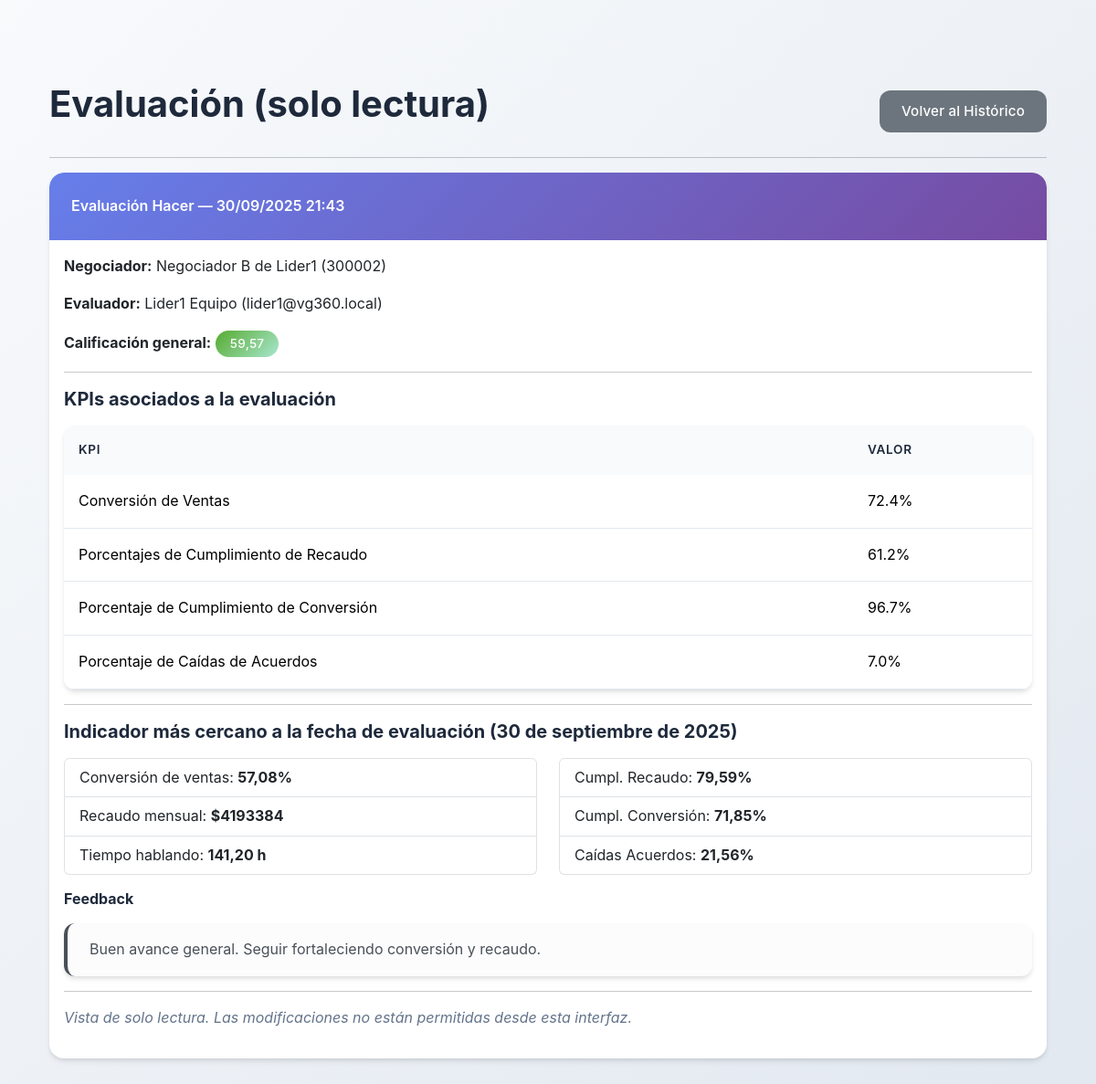
/administrativo/evaluation/2/ (signed in), run on the app's committed database.
### accounts/models.py (models this page shows, shortened)
class Evaluation(models.Model):
    negotiator = models.ForeignKey(Negotiator, on_delete=models.CASCADE, related_name='evaluations')
    evaluator = models.ForeignKey(User, on_delete=models.CASCADE, related_name='evaluations_made')
    date = models.DateTimeField(auto_now_add=True)
    overall_score = models.FloatField(default=0.0)
    feedback = models.TextField(blank=True)

class Negotiator(models.Model):
    leader = models.ForeignKey(
        User,
        on_delete=models.CASCADE,
        related_name='negotiators',
        limit_choices_to={'role': 'lider'}
    )
    name = models.CharField(max_length=255)
    cedula = models.CharField(max_length=12, unique=True)

class User(AbstractBaseUser, PermissionsMixin):
    cedula_validator = RegexValidator(
        regex=r'^\d{5,12}$',
        message='La cédula debe tener entre 5 y 12 dígitos numéricos.'
    )
    cedula = models.CharField(
        max_length=12,
        unique=True,
        validators=[cedula_validator],
        primary_key=True,
        help_text='Documento de identidad'
    )
    email = models.EmailField(max_length=255, unique=True)
    first_name = models.CharField(max_length=255, blank=True)
    last_name = models.CharField(max_length=255, blank=True)
    is_active = models.BooleanField(default=True)
    is_staff = models.BooleanField(default=False)
    ROLE_CHOICES = (
        ('lider', 'Líder'),
        ('administrativo', 'Administrativo'),
    )
    role = models.CharField(max_length=20, choices=ROLE_CHOICES, default='administrativo')
    objects = UserManager()
    USERNAME_FIELD = 'email'
    REQUIRED_FIELDS = ['cedula']

class KPI(models.Model):
    KPI_TYPE_CHOICES = [
        ('score', 'Puntuación (0-10)'),
        ('percentage', 'Porcentaje (0-100%)'),
        ('amount', 'Monto (pesos)'),
        ('hours', 'Horas'),
        ('count', 'Cantidad'),
    ]
    name = models.CharField(max_length=255)
    description = models.TextField(blank=True)
    kpi_type = models.CharField(max_length=20, choices=KPI_TYPE_CHOICES, default='score')
    min_value = models.FloatField(default=0.0, help_text='Valor mínimo permitido')
    max_value = models.FloatField(default=10.0, help_text='Valor máximo permitido')
    unit = models.CharField(max_length=20, blank=True, help_text='Unidad de medida (ej: %, $, horas)')
    def get_display_value(self, value):
        if self.kpi_type == 'percentage':
            return f"{value:.1f}%"
        elif self.kpi_type == 'amount':
            return f"${value:,.0f}"
        elif self.kpi_type == 'hours':
            return f"{value:.1f} horas"
        elif self.kpi_type == 'count':
            return f"{value:.0f}"
        else:  # score
            return f"{value:.1f}/10"

class NegotiatorIndicator(models.Model):
    negotiator = models.ForeignKey('Negotiator', on_delete=models.CASCADE, related_name='indicators')
    date = models.DateField()
    conversion_de_ventas = models.FloatField(default=0.0, help_text='Conversión de ventas (%)')
    recaudacion_mensual = models.FloatField(default=0.0, help_text='Recaudación mensual ($)')
    tiempo_hablando = models.FloatField(default=0.0, help_text='Tiempo hablando (horas)')
    porcentajes_cumplimiento_recaudo = models.FloatField(default=0.0, help_text='Porcentaje de cumplimiento de recaudo (%)')
    porcentaje_cumplimiento_conversion = models.FloatField(default=0.0, help_text='Porcentaje de cumplimiento de conversión (%)')
    porcentaje_caidas_acuerdos = models.FloatField(default=0.0, help_text='Porcentaje de caídas de acuerdos (%)')
    created_at = models.DateTimeField(auto_now_add=True)
    updated_at = models.DateTimeField(auto_now=True)
    class Meta:
        ordering = ['-date']
        unique_together = ('negotiator', 'date')

### accounts/views.py (the view)
# urls.py: path('administrativo/evaluation/<int:pk>/', views.admin_evaluation_detail, name='admin_evaluation_detail'),
@login_required
def admin_evaluation_detail(request, pk):
    if request.user.role != 'administrativo' and not request.user.is_superuser:
        return redirect('profile')
    evaluation = get_object_or_404(Evaluation, pk=pk)
    if request.method == 'POST':
        messages.warning(request, 'Esta evaluación es de solo lectura para administradores y no puede modificarse aquí.')
    evaluation_kpis_qs = evaluation.kpis.select_related('kpi').all()
    evaluation_kpis = []
    for ek in evaluation_kpis_qs:
        try:
            display = ek.kpi.get_display_value(ek.score)
        except Exception:
            display = ek.score
        evaluation_kpis.append({
            'kpi_name': ek.kpi.name,
            'score': ek.score,
            'display': display,
        })
    latest_indicator = None
    try:
        eval_date = evaluation.date.date()
        latest_indicator = evaluation.negotiator.indicators.filter(date__lte=eval_date).order_by('-date').first()
    except Exception:
        latest_indicator = None
    context = {
        'evaluation': evaluation,
        'evaluation_kpis': evaluation_kpis,
        'latest_indicator': latest_indicator,
    }
    return render(request, 'accounts/admin_evaluation_detail.html', context)

### templates/accounts/admin_evaluation_detail.html (shortened to what this page needs)
{% extends 'base.html' %}
{% block content %}
<div class="container mt-4">
  <div class="d-flex justify-content-between align-items-center">
    <h1>Evaluación (solo lectura)</h1>
    <a href="{% url 'historico_evaluaciones' %}" class="btn btn-secondary">Volver al Histórico</a>
  </div>
  <hr/>
  <div class="card">
    <div class="card-header">Evaluación Hacer — {{ evaluation.date|date:'d/m/Y H:i' }}</div>
    <div class="card-body">
      <p><strong>Negociador:</strong> {{ evaluation.negotiator.name }} ({{ evaluation.negotiator.cedula }})</p>
      <p><strong>Evaluador:</strong> {{ evaluation.evaluator.first_name }} {{ evaluation.evaluator.last_name }} ({{ evaluation.evaluator.email }})</p>
      <p><strong>Calificación general:</strong> <span class="badge bg-success">{{ evaluation.overall_score|floatformat:2 }}</span></p>
      {% if evaluation_kpis %}
        <hr/>
        <h5>KPIs asociados a la evaluación</h5>
        <table class="table table-sm">
          <thead>
            <tr><th>KPI</th><th>Valor</th></tr>
          </thead>
          <tbody>
            {% for ek in evaluation_kpis %}
              <tr>
                <td>{{ ek.kpi_name }}</td>
                <td>{{ ek.display }}</td>
              </tr>
            {% endfor %}
          </tbody>
        </table>
      {% endif %}
      {% if latest_indicator %}
        <hr/>
        <h5>Indicador más cercano a la fecha de evaluación ({{ latest_indicator.date }})</h5>
        <div class="row">
          <div class="col-md-6">
            <ul class="list-group">
              <li class="list-group-item">Conversión de ventas: <strong>{{ latest_indicator.conversion_de_ventas|floatformat:2 }}%</strong></li>
              <li class="list-group-item">Recaudo mensual: <strong>${{ latest_indicator.recaudacion_mensual|floatformat:0 }}</strong></li>
              <li class="list-group-item">Tiempo hablando: <strong>{{ latest_indicator.tiempo_hablando|floatformat:2 }} h</strong></li>
            </ul>
          </div>
          <div class="col-md-6">
            <ul class="list-group">
              <li class="list-group-item">Cumpl. Recaudo: <strong>{{ latest_indicator.porcentajes_cumplimiento_recaudo|floatformat:2 }}%</strong></li>
              <li class="list-group-item">Cumpl. Conversión: <strong>{{ latest_indicator.porcentaje_cumplimiento_conversion|floatformat:2 }}%</strong></li>
              <li class="list-group-item">Caídas Acuerdos: <strong>{{ latest_indicator.porcentaje_caidas_acuerdos|floatformat:2 }}%</strong></li>
            </ul>
          </div>
        </div>
      {% endif %}
      {% if evaluation.feedback %}
        <div class="mt-3">
          <h6>Feedback</h6>
          <div class="alert alert-light">{{ evaluation.feedback }}</div>
        </div>
      {% endif %}
      <hr/>
      <p class="text-muted"><em>Vista de solo lectura. Las modificaciones no están permitidas desde esta interfaz.</em></p>
    </div>
  </div>
</div>
{% endblock %}

### templates/base.html (shortened to what this page needs)
<!DOCTYPE html>
<html lang="en">
<head>
    <link href="https://cdn.jsdelivr.net/npm/bootstrap@5.3.3/dist/css/bootstrap.min.css" rel="stylesheet">
    <link rel="stylesheet" href="https://cdn.jsdelivr.net/npm/bootstrap-icons@1.11.3/font/bootstrap-icons.min.css">
</head>
<body>
    <div class="container">
        {% block content %}
        {% endblock %}
    </div>
</body>
</html>

### templates/base.html (style rules this page uses)
:root { --primary-color: #667eea; --primary-dark: #5568d3; --primary-light: #8b9aee; --secondary-color: #764ba2; --success-color: #56ab2f; --success-light: #a8e6cf; --warning-color: #ffa726; --warning-dark: #ff7043; --danger-color: #ff6b6b; --danger-dark: #ee5a24; --info-color: #4facfe; --info-light: #00f2fe; --light-bg: #f8fafc; --card-bg: #ffffff; --text-dark: #1e293b; --text-muted: #64748b; --border-color: #e2e8f0; --card-shadow: 0 4px 6px -1px rgba(0, 0, 0, 0.1), 0 2px 4px -1px rgba(0, 0, 0, 0.06); --card-shadow-hover: 0 20px 25px -5px rgba(0, 0, 0, 0.1), 0 10px 10px -5px rgba(0, 0, 0, 0.04); --card-shadow-lg: 0 10px 15px -3px rgba(0, 0, 0, 0.1), 0 4px 6px -2px rgba(0, 0, 0, 0.05); }
* { box-sizing: border-box; }
body { background: linear-gradient(135deg, #f8fafc 0%, #e2e8f0 100%); font-family: 'Inter', 'Segoe UI', Tahoma, Geneva, Verdana, sans-serif; min-height: 100vh; color: var(--text-dark); line-height: 1.6; }
.container { padding-top: 2rem; padding-bottom: 2rem; }
.card { border: none; border-radius: 16px; box-shadow: var(--card-shadow); transition: all 0.3s cubic-bezier(0.4, 0, 0.2, 1); background: var(--card-bg); overflow: hidden; }
.card-header { background: linear-gradient(135deg, var(--primary-color) 0%, var(--secondary-color) 100%); color: white; border-radius: 16px 16px 0 0 !important; padding: 1.5rem; border: none; font-weight: 600; }
.btn { border-radius: 12px; padding: 0.75rem 1.5rem; font-weight: 500; transition: all 0.3s cubic-bezier(0.4, 0, 0.2, 1); border: none; font-size: 0.95rem; letter-spacing: 0.01em; }
.table { border-radius: 12px; overflow: hidden; box-shadow: var(--card-shadow); background: white; }
.table thead th { background: var(--light-bg); border: none; font-weight: 600; color: var(--text-dark); padding: 1rem; text-transform: uppercase; font-size: 0.85rem; letter-spacing: 0.05em; }
.table tbody td { padding: 1rem; border-color: var(--border-color); vertical-align: middle; }
.table tbody tr { transition: all 0.2s ease; }
.badge { padding: 0.5rem 1rem; border-radius: 20px; font-weight: 500; font-size: 0.85rem; letter-spacing: 0.02em; }
.badge.bg-success { background: linear-gradient(135deg, var(--success-color) 0%, var(--success-light) 100%) !important; }
.alert { border: none; border-radius: 12px; padding: 1rem 1.5rem; box-shadow: var(--card-shadow); border-left: 4px solid; }
h1, h2, h3, h4, h5, h6 { color: var(--text-dark); font-weight: 700; line-height: 1.3; margin-bottom: 1rem; }
.text-muted { color: var(--text-muted) !important; }
.card, .alert, .dashboard-stat { animation: fadeIn 0.5s ease-out; }

### data on the page
Evaluation: date "30/09/2025 21:43", negotiator.name "Negociador B de Lider1", negotiator.cedula "300002", evaluator.first_name "Lider1", evaluator.last_name "Equipo", evaluator.email "lider1@vg360.local", overall_score "59,57", feedback "Buen avance general. Seguir fortaleciendo conversión y recaudo."
KPI: kpi_name "Conversión de Ventas"
KPI: kpi_name "Porcentajes de Cumplimiento de Recaudo"
KPI: kpi_name "Porcentaje de Cumplimiento de Conversión"
KPI: kpi_name "Porcentaje de Caídas de Acuerdos"
NegotiatorIndicator: date "30 de septiembre de 2025", conversion_de_ventas "57,08", recaudacion_mensual "4193384", tiempo_hablando "141,20", porcentajes_cumplimiento_recaudo "79,59", porcentaje_cumplimiento_conversion "71,85", porcentaje_caidas_acuerdos "21,56"

### other printed values
{{ ek.display }} "72.4%" "61.2%" "96.7%" "7.0%"
